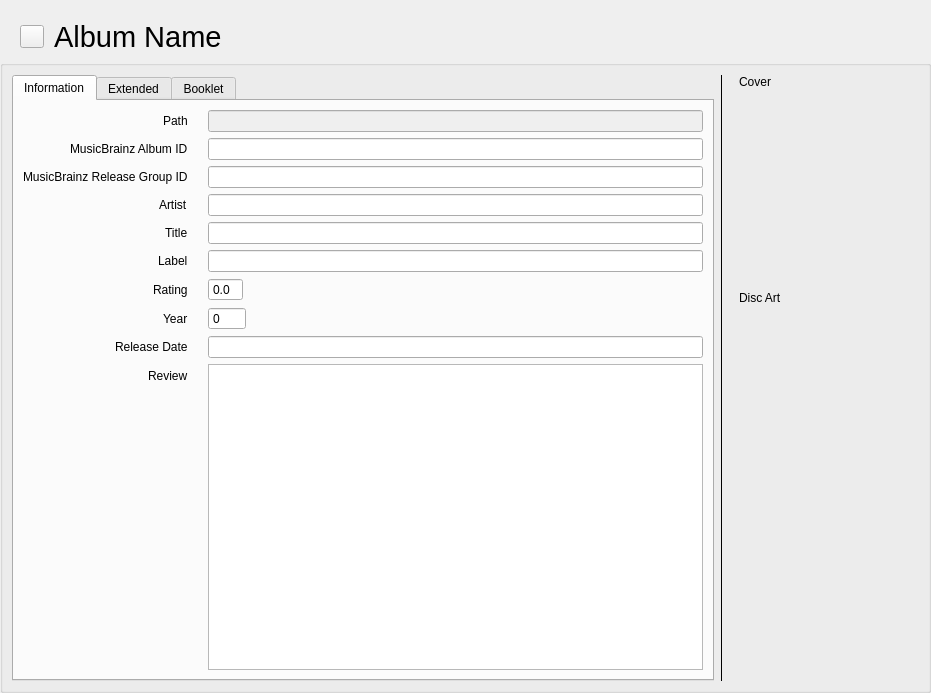
<?xml version="1.0" encoding="UTF-8"?>
<ui version="4.0">
 <class>MusicWidgetAlbum</class>
 <widget class="QWidget" name="MusicWidgetAlbum">
  <property name="geometry">
   <rect>
    <x>0</x>
    <y>0</y>
    <width>931</width>
    <height>693</height>
   </rect>
  </property>
  <property name="windowTitle">
   <string notr="true">Form</string>
  </property>
  <layout class="QVBoxLayout" name="verticalLayout" stretch="0,1">
   <property name="leftMargin">
    <number>0</number>
   </property>
   <property name="topMargin">
    <number>20</number>
   </property>
   <property name="rightMargin">
    <number>0</number>
   </property>
   <property name="bottomMargin">
    <number>0</number>
   </property>
   <item>
    <layout class="QHBoxLayout" name="horizontalLayout_10">
     <item>
      <spacer name="horizontalSpacer_4">
       <property name="orientation">
        <enum>Qt::Orientation::Horizontal</enum>
       </property>
       <property name="sizeType">
        <enum>QSizePolicy::Policy::Fixed</enum>
       </property>
       <property name="sizeHint" stdset="0">
        <size>
         <width>20</width>
         <height>20</height>
        </size>
       </property>
      </spacer>
     </item>
     <item>
      <widget class="QToolButton" name="buttonRevert">
       <property name="cursor">
        <cursorShape>PointingHandCursor</cursorShape>
       </property>
       <property name="toolTip">
        <string>Album has changed. Click to revert changes.</string>
       </property>
       <property name="text">
        <string/>
       </property>
       <property name="icon">
        <iconset resource="../../../data/MediaElch.qrc">
         <normaloff>:/img/arrow_circle_left.png</normaloff>:/img/arrow_circle_left.png</iconset>
       </property>
       <property name="iconSize">
        <size>
         <width>16</width>
         <height>16</height>
        </size>
       </property>
      </widget>
     </item>
     <item>
      <widget class="QLabel" name="albumName">
       <property name="font">
        <font>
         <family>Helvetica Neue</family>
         <pointsize>22</pointsize>
        </font>
       </property>
       <property name="text">
        <string>Album Name</string>
       </property>
       <property name="indent">
        <number>4</number>
       </property>
       <property name="isHeader" stdset="0">
        <bool>true</bool>
       </property>
      </widget>
     </item>
     <item>
      <spacer name="horizontalSpacer_11">
       <property name="orientation">
        <enum>Qt::Orientation::Horizontal</enum>
       </property>
       <property name="sizeHint" stdset="0">
        <size>
         <width>40</width>
         <height>20</height>
        </size>
       </property>
      </spacer>
     </item>
    </layout>
   </item>
   <item>
    <widget class="QGroupBox" name="albumGroupBox">
     <property name="title">
      <string/>
     </property>
     <layout class="QHBoxLayout" name="horizontalLayout_2" stretch="1,0,0">
      <item>
       <widget class="QTabWidget" name="tabWidget">
        <property name="currentIndex">
         <number>0</number>
        </property>
        <widget class="QWidget" name="tabInformation">
         <attribute name="title">
          <string>Information</string>
         </attribute>
         <layout class="QVBoxLayout" name="verticalLayout_6">
          <item>
           <layout class="QFormLayout" name="formLayout">
            <property name="fieldGrowthPolicy">
             <enum>QFormLayout::FieldGrowthPolicy::ExpandingFieldsGrow</enum>
            </property>
            <property name="rowWrapPolicy">
             <enum>QFormLayout::RowWrapPolicy::DontWrapRows</enum>
            </property>
            <property name="labelAlignment">
             <set>Qt::AlignmentFlag::AlignRight|Qt::AlignmentFlag::AlignTrailing|Qt::AlignmentFlag::AlignVCenter</set>
            </property>
            <property name="horizontalSpacing">
             <number>20</number>
            </property>
            <item row="0" column="0">
             <widget class="QLabel" name="lblPath">
              <property name="text">
               <string>Path</string>
              </property>
             </widget>
            </item>
            <item row="0" column="1">
             <widget class="QLineEdit" name="path">
              <property name="enabled">
               <bool>false</bool>
              </property>
             </widget>
            </item>
            <item row="3" column="1">
             <widget class="QLineEdit" name="artist">
              <property name="item" stdset="0">
               <string notr="true">artist</string>
              </property>
             </widget>
            </item>
            <item row="3" column="0">
             <widget class="QLabel" name="lblArtist">
              <property name="text">
               <string>Artist</string>
              </property>
             </widget>
            </item>
            <item row="4" column="1">
             <widget class="QLineEdit" name="title">
              <property name="item" stdset="0">
               <string notr="true">title</string>
              </property>
             </widget>
            </item>
            <item row="5" column="1">
             <widget class="QLineEdit" name="label">
              <property name="item" stdset="0">
               <string notr="true">label</string>
              </property>
             </widget>
            </item>
            <item row="4" column="0">
             <widget class="QLabel" name="lblTitle">
              <property name="text">
               <string>Title</string>
              </property>
             </widget>
            </item>
            <item row="5" column="0">
             <widget class="QLabel" name="lblLabel">
              <property name="text">
               <string>Label</string>
              </property>
             </widget>
            </item>
            <item row="6" column="0">
             <widget class="QLabel" name="lblRating">
              <property name="text">
               <string>Rating</string>
              </property>
             </widget>
            </item>
            <item row="7" column="0">
             <widget class="QLabel" name="lblYear">
              <property name="text">
               <string>Year</string>
              </property>
             </widget>
            </item>
            <item row="8" column="0">
             <widget class="QLabel" name="lblReleaseDate">
              <property name="text">
               <string>Release Date</string>
              </property>
             </widget>
            </item>
            <item row="9" column="0">
             <widget class="QLabel" name="lblReview">
              <property name="text">
               <string>Review</string>
              </property>
             </widget>
            </item>
            <item row="7" column="1">
             <widget class="QSpinBox" name="year">
              <property name="buttonSymbols">
               <enum>QAbstractSpinBox::ButtonSymbols::NoButtons</enum>
              </property>
              <property name="maximum">
               <number>2050</number>
              </property>
             </widget>
            </item>
            <item row="8" column="1">
             <widget class="QLineEdit" name="releaseDate">
              <property name="item" stdset="0">
               <string notr="true">releaseDate</string>
              </property>
             </widget>
            </item>
            <item row="6" column="1">
             <widget class="QDoubleSpinBox" name="rating">
              <property name="buttonSymbols">
               <enum>QAbstractSpinBox::ButtonSymbols::NoButtons</enum>
              </property>
              <property name="decimals">
               <number>1</number>
              </property>
              <property name="maximum">
               <double>10.000000000000000</double>
              </property>
             </widget>
            </item>
            <item row="1" column="0">
             <widget class="QLabel" name="lblAlbumId">
              <property name="text">
               <string>MusicBrainz Album ID</string>
              </property>
             </widget>
            </item>
            <item row="1" column="1">
             <widget class="QLineEdit" name="musicBrainzAlbumId">
              <property name="item" stdset="0">
               <string notr="true">mbAlbumId</string>
              </property>
             </widget>
            </item>
            <item row="2" column="0">
             <widget class="QLabel" name="lblReleaseGroupId">
              <property name="text">
               <string>MusicBrainz Release Group ID</string>
              </property>
             </widget>
            </item>
            <item row="2" column="1">
             <widget class="QLineEdit" name="musicBrainzReleaseGroupId">
              <property name="item" stdset="0">
               <string notr="true">mbReleaseGroupId</string>
              </property>
             </widget>
            </item>
            <item row="9" column="1">
             <widget class="QPlainTextEdit" name="review"/>
            </item>
           </layout>
          </item>
         </layout>
        </widget>
        <widget class="QWidget" name="tabExtended">
         <attribute name="title">
          <string>Extended</string>
         </attribute>
         <layout class="QVBoxLayout" name="verticalLayout_3" stretch="2,2,2,0">
          <item>
           <widget class="TagCloud" name="genreCloud" native="true">
            <property name="item" stdset="0">
             <string notr="true">genre</string>
            </property>
           </widget>
          </item>
          <item>
           <widget class="TagCloud" name="styleCloud" native="true">
            <property name="item" stdset="0">
             <string notr="true">style</string>
            </property>
           </widget>
          </item>
          <item>
           <widget class="TagCloud" name="moodCloud" native="true">
            <property name="item" stdset="0">
             <string notr="true">mood</string>
            </property>
           </widget>
          </item>
          <item>
           <spacer name="verticalSpacer_3">
            <property name="orientation">
             <enum>Qt::Orientation::Vertical</enum>
            </property>
            <property name="sizeHint" stdset="0">
             <size>
              <width>20</width>
              <height>40</height>
             </size>
            </property>
           </spacer>
          </item>
         </layout>
        </widget>
        <widget class="QWidget" name="tabBooklet">
         <attribute name="title">
          <string>Booklet</string>
         </attribute>
         <layout class="QVBoxLayout" name="bookletVerticalLayout" stretch="1,0">
          <property name="leftMargin">
           <number>12</number>
          </property>
          <property name="rightMargin">
           <number>12</number>
          </property>
          <item>
           <widget class="ImageGallery" name="booklets" native="true"/>
          </item>
          <item>
           <layout class="QHBoxLayout" name="horizontalLayout_5" stretch="1,0,0">
            <item>
             <widget class="QLabel" name="lblBookletHint">
              <property name="font">
               <font>
                <family>Helvetica Neue</family>
               </font>
              </property>
              <property name="text">
               <string>Hint: Closed images will be deleted on save.</string>
              </property>
              <property name="wordWrap">
               <bool>true</bool>
              </property>
             </widget>
            </item>
            <item>
             <spacer name="horizontalSpacer_3">
              <property name="orientation">
               <enum>Qt::Orientation::Horizontal</enum>
              </property>
              <property name="sizeHint" stdset="0">
               <size>
                <width>40</width>
                <height>20</height>
               </size>
              </property>
             </spacer>
            </item>
            <item>
             <widget class="QPushButton" name="btnAddExtraFanart">
              <property name="text">
               <string>Add Images</string>
              </property>
             </widget>
            </item>
           </layout>
          </item>
         </layout>
        </widget>
       </widget>
      </item>
      <item>
       <widget class="Line" name="line">
        <property name="frameShadow">
         <enum>QFrame::Shadow::Plain</enum>
        </property>
        <property name="lineWidth">
         <number>1</number>
        </property>
        <property name="midLineWidth">
         <number>0</number>
        </property>
        <property name="orientation">
         <enum>Qt::Orientation::Vertical</enum>
        </property>
       </widget>
      </item>
      <item>
       <widget class="QWidget" name="artWidget" native="true">
        <layout class="QHBoxLayout" name="horizontalLayout">
         <property name="leftMargin">
          <number>0</number>
         </property>
         <property name="topMargin">
          <number>0</number>
         </property>
         <property name="rightMargin">
          <number>0</number>
         </property>
         <property name="bottomMargin">
          <number>0</number>
         </property>
         <item>
          <layout class="QVBoxLayout" name="verticalLayout_4" stretch="0,0,0,0,0,0">
           <property name="leftMargin">
            <number>10</number>
           </property>
           <property name="topMargin">
            <number>0</number>
           </property>
           <item>
            <widget class="QLabel" name="labelCover">
             <property name="text">
              <string>Cover</string>
             </property>
            </widget>
           </item>
           <item>
            <widget class="ClosableImage" name="cover">
             <property name="minimumSize">
              <size>
               <width>180</width>
               <height>180</height>
              </size>
             </property>
             <property name="maximumSize">
              <size>
               <width>180</width>
               <height>180</height>
              </size>
             </property>
             <property name="cursor">
              <cursorShape>PointingHandCursor</cursorShape>
             </property>
             <property name="toolTip">
              <string>Click to Change</string>
             </property>
             <property name="text">
              <string/>
             </property>
             <property name="pixmap">
              <pixmap resource="../../../data/MediaElch.qrc">:/img/placeholders/poster.png</pixmap>
             </property>
             <property name="alignment">
              <set>Qt::AlignmentFlag::AlignCenter</set>
             </property>
             <property name="clickable" stdset="0">
              <bool>true</bool>
             </property>
             <property name="myFixedHeight" stdset="0">
              <number>180</number>
             </property>
             <property name="title" stdset="0">
              <string>Cover</string>
             </property>
            </widget>
           </item>
           <item>
            <spacer name="verticalSpacer_2">
             <property name="orientation">
              <enum>Qt::Orientation::Vertical</enum>
             </property>
             <property name="sizeType">
              <enum>QSizePolicy::Policy::Fixed</enum>
             </property>
             <property name="sizeHint" stdset="0">
              <size>
               <width>20</width>
               <height>10</height>
              </size>
             </property>
            </spacer>
           </item>
           <item>
            <widget class="QLabel" name="labelDiscArt">
             <property name="text">
              <string>Disc Art</string>
             </property>
            </widget>
           </item>
           <item>
            <widget class="ClosableImage" name="discArt">
             <property name="minimumSize">
              <size>
               <width>180</width>
               <height>180</height>
              </size>
             </property>
             <property name="maximumSize">
              <size>
               <width>180</width>
               <height>180</height>
              </size>
             </property>
             <property name="cursor">
              <cursorShape>PointingHandCursor</cursorShape>
             </property>
             <property name="toolTip">
              <string>Click to Change</string>
             </property>
             <property name="text">
              <string/>
             </property>
             <property name="pixmap">
              <pixmap resource="../../../data/MediaElch.qrc">:/img/placeholders/cd_art.png</pixmap>
             </property>
             <property name="alignment">
              <set>Qt::AlignmentFlag::AlignCenter</set>
             </property>
             <property name="clickable" stdset="0">
              <bool>true</bool>
             </property>
             <property name="myFixedHeight" stdset="0">
              <number>180</number>
             </property>
             <property name="title" stdset="0">
              <string>Disc Art</string>
             </property>
            </widget>
           </item>
           <item>
            <spacer name="verticalSpacer">
             <property name="orientation">
              <enum>Qt::Orientation::Vertical</enum>
             </property>
             <property name="sizeHint" stdset="0">
              <size>
               <width>20</width>
               <height>40</height>
              </size>
             </property>
            </spacer>
           </item>
          </layout>
         </item>
        </layout>
       </widget>
      </item>
     </layout>
    </widget>
   </item>
  </layout>
 </widget>
 <customwidgets>
  <customwidget>
   <class>ImageGallery</class>
   <extends>QWidget</extends>
   <header>ui/small_widgets/ImageGallery.h</header>
   <container>1</container>
  </customwidget>
  <customwidget>
   <class>TagCloud</class>
   <extends>QWidget</extends>
   <header>ui/small_widgets/TagCloud.h</header>
   <container>1</container>
  </customwidget>
  <customwidget>
   <class>ClosableImage</class>
   <extends>QLabel</extends>
   <header>ui/small_widgets/ClosableImage.h</header>
  </customwidget>
 </customwidgets>
 <resources>
  <include location="../../../data/MediaElch.qrc"/>
 </resources>
 <connections/>
</ui>
